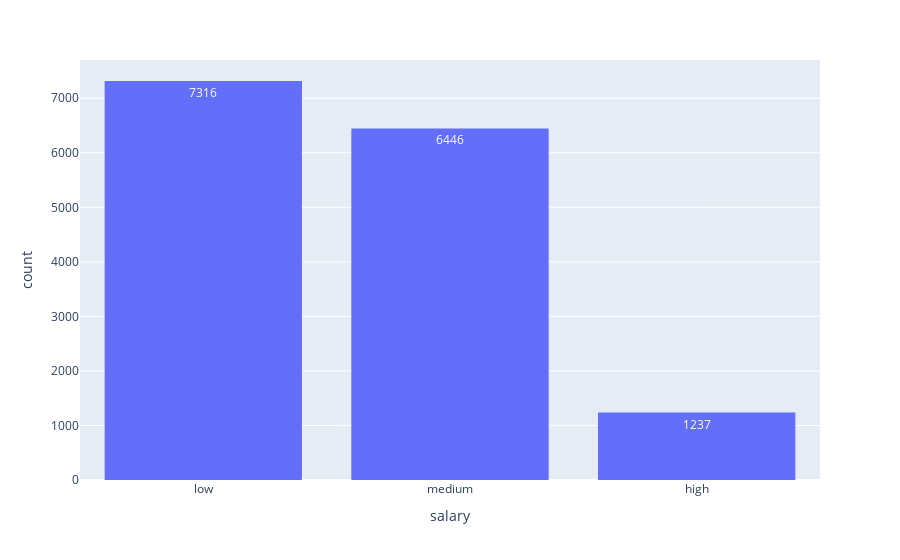

Notebook code cell kept with this figure:
### Code cell
px.histogram(hr_DF,x='salary',text_auto=True).update_xaxes(categoryorder="total descending")

### Figure 1 — Plotly figure (JSON) as saved in the notebook; plotly's stock layout.template omitted (floating-point values rounded to 4 significant figures; data arrays with more than 128 entries replaced by an {"elided": "..."} marker saying what was removed)
{"data": [{"alignmentgroup": "True", "bingroup": "x", "hovertemplate": "salary=%{x}<br>count=%{y}<extra></extra>", "legendgroup": "", "marker": {"color": "#636efa", "pattern": {"shape": ""}}, "name": "", "offsetgroup": "", "orientation": "v", "showlegend": false, "texttemplate": "%{value}", "type": "histogram", "x": {"elided": "14999 str values"}, "xaxis": "x", "yaxis": "y"}], "layout": {"autosize": true, "barmode": "relative", "legend": {"tracegroupgap": 0}, "margin": {"t": 60}, "xaxis": {"anchor": "y", "autorange": true, "categoryorder": "total descending", "domain": [0, 1], "range": [-0.5, 2.5], "title": {"text": "salary"}, "type": "category"}, "yaxis": {"anchor": "x", "autorange": true, "domain": [0, 1], "range": [0, 7701.0], "title": {"text": "count"}}}}
